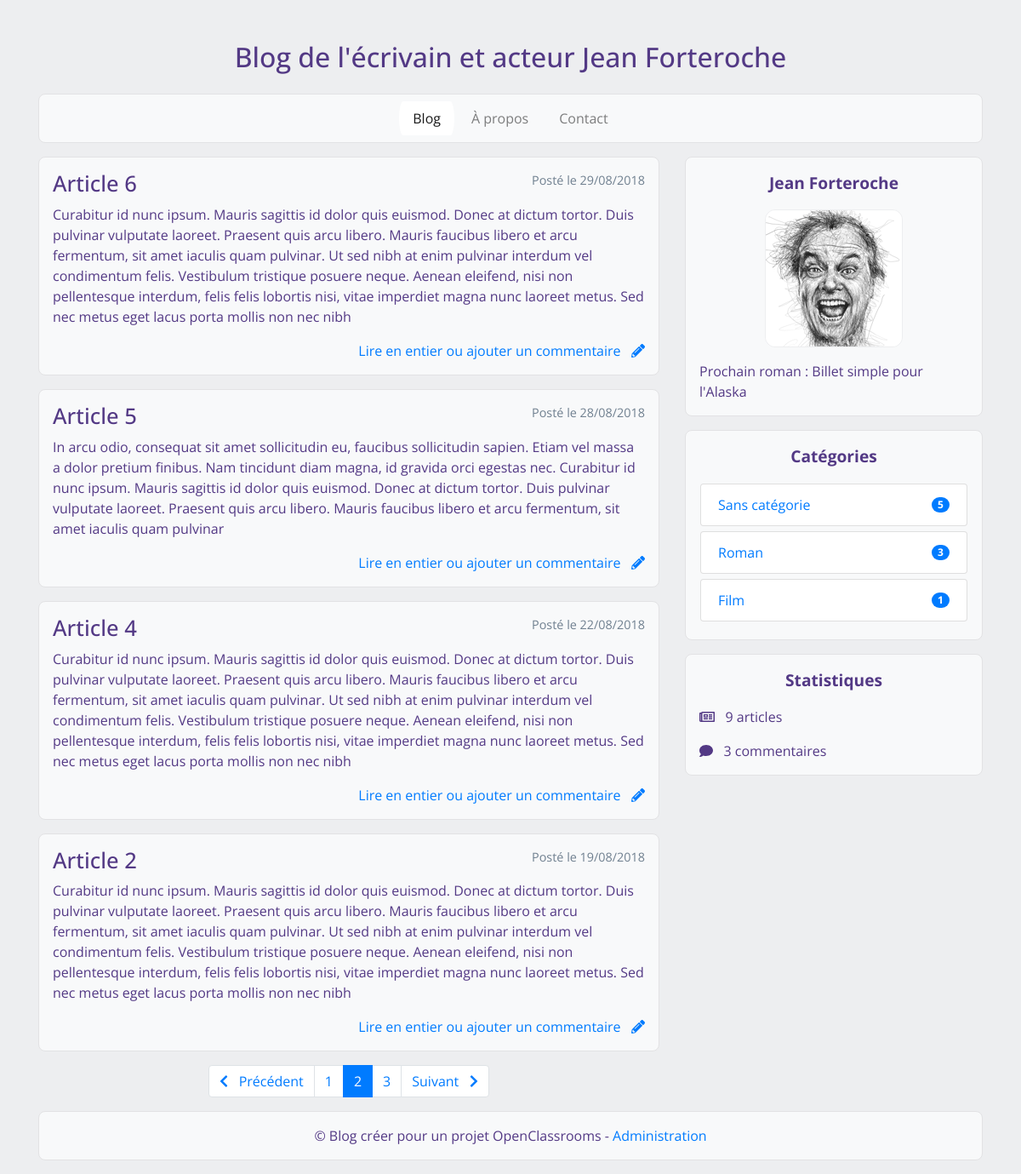
Page /index.php?page=blog&id=2 on the committed database.
### tables this page shows
CREATE TABLE `blog` (
  `id` int(11) NOT NULL,
  `categorie` tinyint(4) NOT NULL,
  `title` varchar(255) NOT NULL,
  `post` text NOT NULL,
  `post_date` datetime NOT NULL
);

CREATE TABLE `categorie` (
  `id` tinyint(4) NOT NULL,
  `name` varchar(255) NOT NULL
);

### controllers/frontend.php (called while the page is built, shortened)
<?php
require_once('models/config.php');
require_once('models/BlogManager.php');
function showBlog($pageId, $catId = '')
{
	$blogManager = new \OpenClassrooms\Projet4\Blog\BlogManager();
	$setTotalPosts = $blogManager->setTotalPosts();
	$pageIndex = $blogManager->getParameter();
	$categoryId = $blogManager->getCategoryId();
	$totalPosts = $blogManager->getTotalPosts();
	$posts = $blogManager->getPosts();
	$pagination = $blogManager->getPagination();
	$catSidebar = $blogManager->getCategorySideBar();
	$totalComments = $blogManager->getTotalComments();
	require('views/frontend/blogView.php');
}

### models/Manager.php (called while the page is built, shortened)
<?php
abstract class Manager
{
	final protected function dbConnect()
	{
		$db = new \PDO('mysql:host=localhost;dbname=projet4;charset=utf8', 'root', '');
		return $db;
	}
}

### models/config.php (called while the page is built, shortened)
<?php
$POSTSPERPAGE = 4;

### models/BlogManager.php (called while the page is built, shortened)
<?php
require_once("models/Manager.php");
class BlogManager extends Manager
{
	private $_db;
	private $_parameter;
	private $_categoryId;
	private $_postsPerPage;
	private $_totalPosts;
	public function __construct()
	{
		$this->_db = $this->dbConnect();
		global $POSTSPERPAGE;
		$this->_postsPerPage = $POSTSPERPAGE;
	}
	public function setParameter($parameter)
	{
		$this->_parameter = (int) $parameter;
	}
	public function setCategoryId($parameter)
	{
		$this->_categoryId = (int) $parameter;
	}
	public function setTotalPosts()
	{
		if (empty($this->_categoryId)) {
			$req = $this->_db->query('SELECT COUNT(*) AS totalposts FROM blog');
			$data = $req->fetch();
			$this->_totalPosts = $data['totalposts'];
		} else {
			$req = $this->_db->query('SELECT COUNT(*) AS totalposts FROM blog WHERE categorie = ' . $this->_categoryId);
			$data = $req->fetch();
			$this->_totalPosts = $data['totalposts'];
		}
	}
	public function getParameter()
	{
		return $this->_parameter;
	}
	public function getTotalPosts()
	{
		return $this->_totalPosts;
	}
	public function getPosts()
	{
		$firstMessageToShow = ($this->_parameter - 1) * $this->_postsPerPage;
		if (empty($this->_categoryId)) {
			$req = $this->_db->query('SELECT id, title, post, DATE_FORMAT(post_date, \'%d/%m/%Y\') AS creation_date_fr FROM blog
            ORDER BY id DESC LIMIT ' . $firstMessageToShow .' , ' . $this->_postsPerPage);
			return $req;
		} else {
			$req = $this->_db->query('SELECT id, title, post, DATE_FORMAT(post_date, \'%d/%m/%Y\') AS creation_date_fr FROM blog
            WHERE categorie = ' . $this->_categoryId . ' ORDER BY id DESC LIMIT ' . $firstMessageToShow .' , ' . $this->_postsPerPage);
			return $req;
		}
	}
	public function getPagination()
	{
		$pagi  = ceil($this->_totalPosts / $this->_postsPerPage);
		return $pagi;
	}
	public function getCategorySideBar()
	{
		$req = $this->_db->query('
        SELECT c.id, c.name, COUNT(b.categorie) total
        FROM blog b
        LEFT JOIN categorie c
        ON c.id = b.categorie
        GROUP BY c.id, c.name
        ');
		return $req;
	}
	public function getTotalComments()
	{
		if (empty($this->_categoryId)) {
			$req = $this->_db->query('SELECT COUNT(*) AS numbercomments FROM comment');
			$data = $req->fetch();
			return $data['numbercomments'];
		}
	}
}

### views/frontend/blogView.php (the view, shortened to what this page needs)
<article class="col-md-8">
	<?php
	while ($post = $posts->fetch()) {
		?>
	<div>
		<span class="datepost float-right">
			Posté le
			<?= $post['creation_date_fr'] ?>
		</span>
		<h2>
			<?= htmlspecialchars($post['title']) ?>
		</h2>
		<?= htmlspecialchars_decode($post['post']) ?>
		<p class="text-right">
			<a href="index.php?page=post&amp;id=<?= $post['id'] ?>">
				Lire en entier ou ajouter un commentaire &nbsp; <i class="fas fa-pencil-alt"></i>
			</a>
		</p>
	</div>
	<?php
	} $posts->closeCursor();
	if ($pagination > 1) {
		?>
	<ul class="pagination justify-content-center">
		<li class="page-item
		<?php
		if ($pageIndex == 1) {
			echo 'disabled';
		} ?>">
			<?php if (!empty($categoryId)): ?>
			<a class="page-link" href="index.php?page=blog&amp;cat=<?= $categoryId; ?>&amp;id=<?= $pageIndex - 1; ?>">
				<i class="fas fa-chevron-left"></i> &nbsp; Précédent
			</a>
			<?php else: ?>
			<a class="page-link" href="index.php?page=blog&amp;id=<?= $pageIndex - 1; ?>">
				<i class="fas fa-chevron-left"></i> &nbsp; Précédent
			</a>
			<?php endif; ?>
		</li>
		<?php
		for ($i = 1; $i <= $pagination; $i++) {
			?>
		<li class="page-item
		<?php if ($pageIndex == $i) {
				echo 'active';
			} ?>">
			<a class="page-link" href="index.php?page=blog
			<?php if (empty($categoryId)): ?>
				<?= '&amp;id='.$i ?>
			<?php else: ?>
				<?= '&amp;cat='.$categoryId.'&amp;id='.$i ?>
			<?php endif; ?>">
				<?= $i ?>
			</a>
		</li>
		<?php
		} ?>
		<li class="page-item
		<?php
		if ($pageIndex == $pagination) {
			echo 'disabled';
		} ?>">
			<?php if (!empty($categoryId)): ?>
			<a class="page-link" href="index.php?page=blog&amp;cat=<?= $categoryId; ?>&amp;id=<?= $pageIndex + 1; ?>">
				Suivant &nbsp; <i class="fas fa-chevron-right"></i>
			</a>
			<?php else: ?>
			<a class="page-link" href="index.php?page=blog&amp;id=<?= $pageIndex + 1; ?>">
				Suivant &nbsp; <i class="fas fa-chevron-right"></i>
			</a>
			<?php endif; ?>
		</li>
	</ul>
	<?php
	} ?>
</article>
<aside class="col-md-4">
	<div>
		<p class="asidetitle">Jean Forteroche</p>
		<img class="mx-auto d-block" src="./public/images/visage.png" alt="ma tete" />
		<p>Prochain roman : Billet simple pour l'Alaska</p>
	</div>
	<div>
		<p class="asidetitle">Catégories</p>
		<ul class="list-group">
			<?php
			while ($category = $catSidebar->fetch()) {
				?>
			<a href="./index.php?page=blog&amp;cat=<?= $category['id'] ?>">
				<li class="list-group-item d-flex justify-content-between align-items-center
				<?php if (!empty($categoryId) && $categoryId == $category['id']) {
					echo ' active bg-secondary';
				} ?>">
					<?= $category['name'] ?>
					<span class="badge badge-pill
					<?php if (!empty($categoryId) && $categoryId == $category['id']): ?>
						badge-light
					<?php else: ?>
						badge-primary
					<?php endif; ?>">
						<?= $category['total'] ?>
					</span>
				</li>
			</a>
			<?php
			} ?>
		</ul>
	</div>
	<div>
		<p class="asidetitle">
			<?php
			if (!empty($categoryId)) {
				echo $categoryName . ' :';
			} else {
				echo 'Statistiques';
			}
			?>
		</p>
		<p>
			<i class="far fa-newspaper"></i> &nbsp;
			<?= $totalPosts . ' article';
			if ($totalPosts > 1) {
				echo 's';
			} ?>
		</p>
		<p>
			<i class="fas fa-comment"></i> &nbsp;
			<?= $totalComments . ' commentaire';
			if ($totalComments > 1) {
				echo 's';
			} ?>
		</p>
	</div>
</aside>
<?php require('template.php');

### public/css/style.css (style rules this page uses)
body { font-family: 'Open Sans', sans-serif; margin-top: 48px; color: #533985; background: #edeef0; }
h2 { font-size: 1.6em; }
nav, section > article > div, section > aside > div, footer { background-color: #f8f9fa; margin-bottom: 16px; padding: 1em 1em 0 1em; border: 1px solid #e2e2e4; -webkit-border-radius: 8px; -moz-border-radius: 8px; border-radius: 8px; }
div > ul > a { margin-bottom: 4px; border: 1px solid transparent; }
div > img { border: 1px solid #edeef0; -webkit-border-radius: 12px; -moz-border-radius: 12px; border-radius: 12px; margin-bottom: 16px; }
.asidetitle { font-size: 1.2em; font-weight: bold; text-align: center; }
.list-group { margin-bottom: 16px; }
.datepost { font-weight: none; color: slategrey; font-size: 0.9em; }

### rows in the picture
blog: creation_date_fr "29/08/2018", title "Article 6", post "Curabitur id nunc ipsum. Mauris sagittis id dolor quis euismod. Donec at dictum tortor. Duis pulvinar vulputate laoreet. Praesent quis arcu libero. Mauris faucibus libero et arcu fermentum, sit amet iaculis quam pulvinar. Ut sed nibh at enim pulvinar interdum vel condimentum felis. Vestibulum tristique posuere neque. Aenean eleifend, nisi non pellentesque interdum, felis felis lobortis nisi, vitae imperdiet magna nunc laoreet metus. Sed nec metus eget lacus porta mollis non nec nibh"
blog: creation_date_fr "28/08/2018", title "Article 5", post "In arcu odio, consequat sit amet sollicitudin eu, faucibus sollicitudin sapien. Etiam vel massa a dolor pretium finibus. Nam tincidunt diam magna, id gravida orci egestas nec. Curabitur id nunc ipsum. Mauris sagittis id dolor quis euismod. Donec at dictum tortor. Duis pulvinar vulputate laoreet. Praesent quis arcu libero. Mauris faucibus libero et arcu fermentum, sit amet iaculis quam pulvinar"
blog: creation_date_fr "22/08/2018", title "Article 4", post "Curabitur id nunc ipsum. Mauris sagittis id dolor quis euismod. Donec at dictum tortor. Duis pulvinar vulputate laoreet. Praesent quis arcu libero. Mauris faucibus libero et arcu fermentum, sit amet iaculis quam pulvinar. Ut sed nibh at enim pulvinar interdum vel condimentum felis. Vestibulum tristique posuere neque. Aenean eleifend, nisi non pellentesque interdum, felis felis lobortis nisi, vitae imperdiet magna nunc laoreet metus. Sed nec metus eget lacus porta mollis non nec nibh"
blog: creation_date_fr "19/08/2018", title "Article 2", post "Curabitur id nunc ipsum. Mauris sagittis id dolor quis euismod. Donec at dictum tortor. Duis pulvinar vulputate laoreet. Praesent quis arcu libero. Mauris faucibus libero et arcu fermentum, sit amet iaculis quam pulvinar. Ut sed nibh at enim pulvinar interdum vel condimentum felis. Vestibulum tristique posuere neque. Aenean eleifend, nisi non pellentesque interdum, felis felis lobortis nisi, vitae imperdiet magna nunc laoreet metus. Sed nec metus eget lacus porta mollis non nec nibh"
categorie: name "Sans catégorie", total "5"
categorie: name "Roman", total "3"
categorie: name "Film", total "1"

### other values in the picture
$TITLEND "Blog de l'écrivain et acteur Jean Forteroche"
$totalPosts "9"
$totalComments "3"
